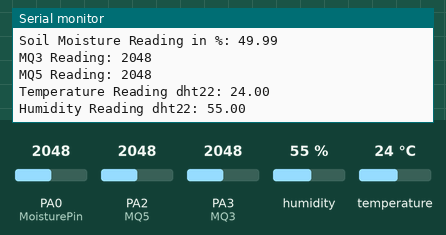
Simulated run of this sketch. Board: STM32 Blue Pill. Shown: the last lines printed to the serial monitor. Inputs (shaded band) come from the test bench; at power-on: humidity 55 %, PA0 (MoisturePin) = 2048, PA2 (MQ5) = 2048, PA3 (MQ3) = 2048, temperature 24 °C.

Above: at 1.3 s.
1.4 s: humidity set to 22 %
At 2.4 s:
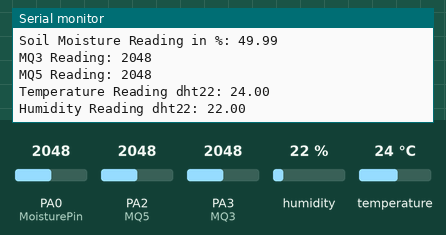
2.9 s: PA0 (MoisturePin) set to 2866
4.4 s: PA2 (MQ5) set to 2866
At 4.8 s:
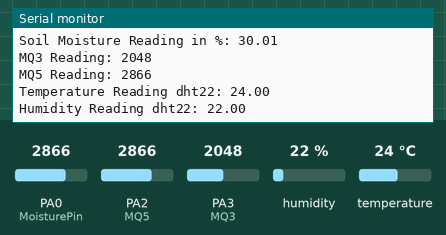
5.9 s: PA3 (MQ3) set to 2866
7.4 s: temperature set to 12 °C
At 8.5 s:
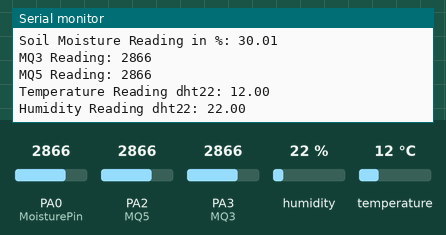
8.9 s: PA0 (MoisturePin) set to 3972
Timing chart, 0 to 11.4 s (numbered marks = the images above; inputs shaded):
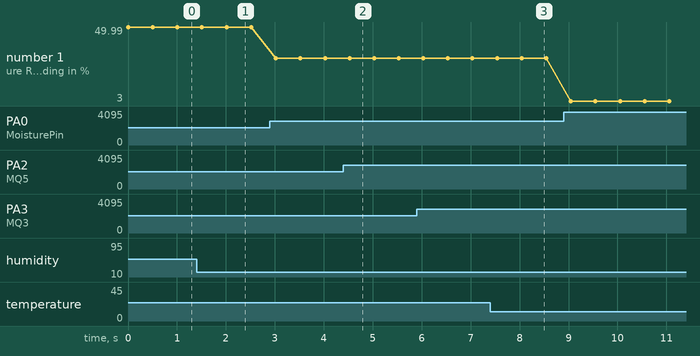

The sketch:

stm32_4_sensor_test_code.ino
```cpp
#include "DHT.h"


#define MoisturePin PA0
#define dht22Pin PA1
#define MQ5 PA2
#define MQ3 PA3
/*#define MQ6 PA4
#define pHpin PA5
#define ldrPin PA6*/

#define DHTTYPE DHT22
DHT dht22(dht22Pin, DHTTYPE);


/*float calibration_value = 21.34;
int phval = 0;
unsigned long int avgval;
int buffer_arr[10],temp;*/

void setup() {
  // put your setup code here, to run once:
  pinMode(MoisturePin, INPUT); // soil moisture reader pin
  pinMode(dht22Pin, INPUT); //DHT22 Sensor
  pinMode(MQ5, INPUT); //Gas Sensor MQ5
  pinMode(MQ3, INPUT); //Gas Sensor MQ3
  /*pinMode(MQ6, INPUT); //Gas Sensor MQ6
  pinMode(pHpin, INPUT);//pH sensor
  pinMode(ldrPin, INPUT); //ldr Sensor*/

  Serial.begin(19200);
  dht22.begin();
}

void loop() {
  // put your main code here, to run repeatedly:
   float MoistureValue= analogRead(MoisturePin);
   int MQ5val= analogRead(MQ5);
   int MQ3val= analogRead(MQ3);
   //int MQ6val= analogRead(MQ6);
   //float ldr = analogRead(ldrPin);
float t=dht22.readTemperature();
float h1=dht22.readHumidity();
 /*for(int i=0;i<10;i++){
  buffer_arr[i]=analogRead(pHpin);
  delay(30);
  }
 for(int i=0;i<9;i++){
  for(int j=i+1;j<10;j++){
  if(buffer_arr[i]>buffer_arr[j]){
  temp=buffer_arr[i];
  buffer_arr[i]=buffer_arr[j];
  buffer_arr[j]=temp;
      }
    }
  }
 avgval=0;
 for(int i=2;i<8;i++)
 avgval+=buffer_arr[i];
 float volt=(float)avgval*5.0/1024/6;
 float ph_act = -5.70 * volt + calibration_value-3.7;*/
  Serial.print("Soil Moisture Reading in %: ");
  Serial.println(100-(MoistureValue*100/4095));//reading moisture value
  Serial.print("MQ3 Reading: ");
  Serial.println(MQ3val);//reading gas sensor MQ3 value
  Serial.print("MQ5 Reading: ");
  Serial.println(MQ5val);//reading gas sensor MQ5 value
  /*Serial.print("MQ6 Reading: ");
  Serial.println(MQ6val);//reading gas sensor MQ6 value*/

  Serial.print("Temperature Reading dht22: ");
  Serial.println(t);//reading dht22 temperature reading
  Serial.print("Humidity Reading dht22: ");
  Serial.println(h1);//reading dht22 humidity reading
  /*Serial.print("pH Sensor Reading: ");//pH Sensor reading
  Serial.println(ph_act);
  Serial.print("Ldr reading in percentage: ");
  Serial.println((ldr/1023)*100);*/

  Serial.println();

   delay(500);// 1 sec delay
}
```

Measured:
- after the input at 1.4 s, the serial monitor: prints a new line after 0.62 s (image 1)
- after the input at 4.4 s, the serial monitor: prints a new line after 0.13 s (image 2)
- after the input at 7.4 s, the serial monitor: prints a new line after 0.65 s (image 3)
- plotted number 1: 49.99 → 30.01 after the input at 2.9 s
